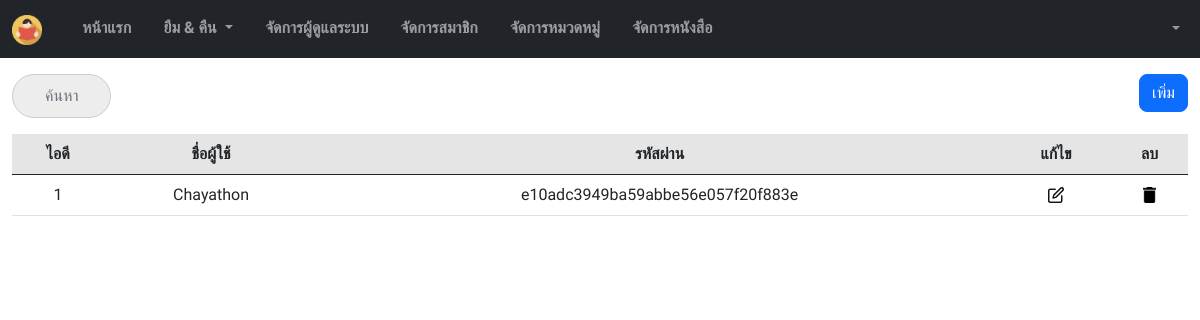
Page /admin/list_admin.php on the committed database.
### tables this page shows
CREATE TABLE `lib_user` (
  `u_id` int(11) NOT NULL,
  `u_name` varchar(100) NOT NULL,
  `u_pass` varchar(100) NOT NULL,
  `u_status` varchar(6) NOT NULL
);

### admin/list_admin_db.php (the view, shortened to what this page needs)
<?php
    include("../conn.php");
    $sql = "SELECT * FROM lib_user WHERE `u_status` LIKE 'admin'";
    $result = mysqli_query($con, $sql) or die ("Error in query: $sql" . mysqli_error());
?>
<table class="table table-hover">
    <thead>
        <tr class="table table-active" align="center">
            <th>ไอดี</th>
            <th>ชื่อผู้ใช้</th>
            <th>รหัสผ่าน</th>
            <th>แก้ไข</th>
            <th>ลบ</th>
        </tr>
    </thead>
    <?php foreach($result as $row) { ?>
        <tr align="center">
            <td><?php echo $row['u_id']; ?></td>
            <td><?php echo $row['u_name']; ?></td>
            <td><?php echo $row['u_pass']; ?></td>
            <td><a href="admin_db.php?u_id=<?php echo $row['u_id'];?>" data-bs-toggle="modal" data-bs-target="#update<?php echo $row['u_id'];?>"><img src="../img/logo/edit.png" height="16" id="hover"></a></td>
            <td><a href="admin_db.php?u_id=<?php echo $row['u_id'];?>" data-bs-toggle="modal" data-bs-target="#delete<?php echo $row['u_id'];?>"><img src="../img/logo/delete.png" height="16" id="hover"></a></td>
        </tr>
        </div>
    <?php } ?>

### css/style.css (style rules this page uses)
body { font-family: 'Mali', cursive; }

### css/custom.css (style rules this page uses)
img { transition: .5s; }

### rows in the picture
lib_user: u_id "1", u_name "Chayathon", u_pass "e10adc3949ba59abbe56e057f20f883e"
